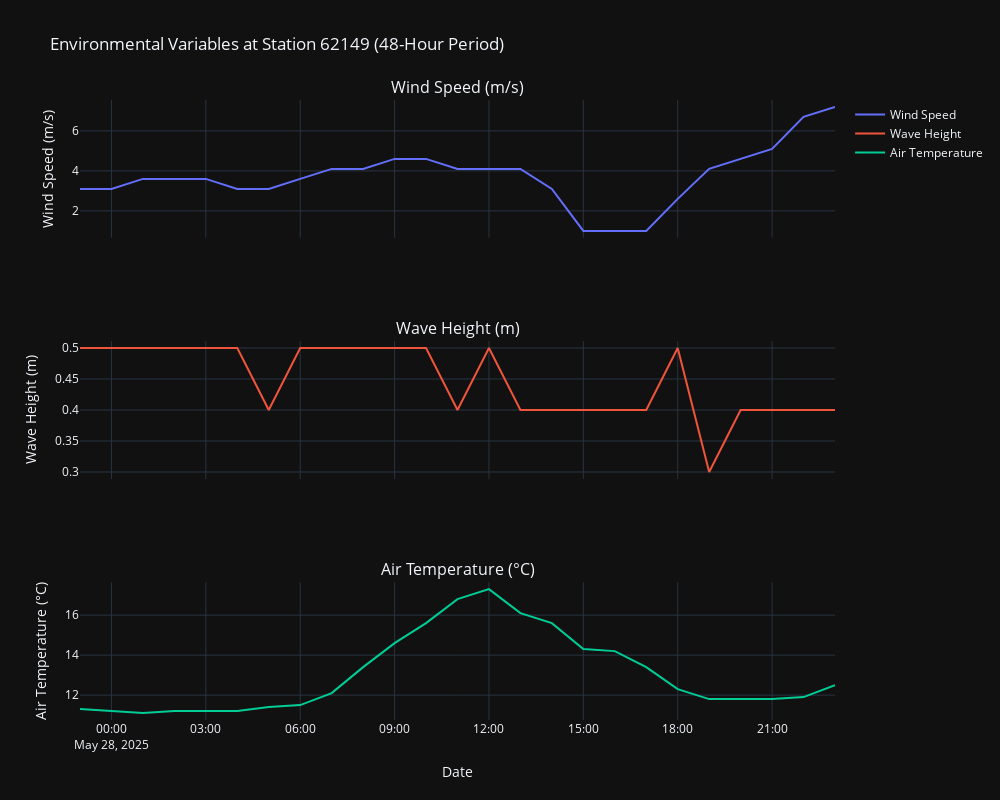

Here is the notebook cell this chart was saved with:
### Markdown cell above
**6.1. Interactive Plots for Key Variables**

### Code cell
# Create the subplot for all key variables
fig = make_subplots(rows=3, cols=1, shared_xaxes=True, subplot_titles=['Wind Speed (m/s)', 'Wave Height (m)', 'Air Temperature (°C)'])

# Add wind speed
fig.add_trace(go.Scatter(x=df.index, y=df['Wind Speed (m/s)'], mode='lines', name='Wind Speed'), row=1, col=1)

# Add wave height
fig.add_trace(go.Scatter(x=df.index, y=df['Wave Height (m)'], mode='lines', name='Wave Height'), row=2, col=1)

# Add air temperature
fig.add_trace(go.Scatter(x=df.index, y=df['Air Temperature (degC)'], mode='lines', name='Air Temperature'), row=3, col=1)

# Format layout
fig.update_layout(height=800, width=1000, title='Environmental Variables at Station 62149 (48-Hour Period)', template='plotly_dark')
fig.update_xaxes(title_text='Date', row=3, col=1)
fig.update_yaxes(title_text='Wind Speed (m/s)', row=1, col=1)
fig.update_yaxes(title_text='Wave Height (m)', row=2, col=1)
fig.update_yaxes(title_text='Air Temperature (°C)', row=3, col=1)

fig.show()

### Figure 1 — Plotly figure (JSON) as saved in the notebook; plotly's stock layout.template omitted (floating-point values rounded to 4 significant figures)
{"data": [{"mode": "lines", "name": "Wind Speed", "type": "scatter", "x": ["2025-05-28T23:00:00", "2025-05-28T22:00:00", "2025-05-28T21:00:00", "2025-05-28T20:00:00", "2025-05-28T19:00:00", "2025-05-28T18:00:00", "2025-05-28T17:00:00", "2025-05-28T16:00:00", "2025-05-28T15:00:00", "2025-05-28T14:00:00", "2025-05-28T13:00:00", "2025-05-28T12:00:00", "2025-05-28T11:00:00", "2025-05-28T10:00:00", "2025-05-28T09:00:00", "2025-05-28T08:00:00", "2025-05-28T07:00:00", "2025-05-28T06:00:00", "2025-05-28T05:00:00", "2025-05-28T04:00:00", "2025-05-28T03:00:00", "2025-05-28T02:00:00", "2025-05-28T01:00:00", "2025-05-28T00:00:00", "2025-05-27T23:00:00"], "xaxis": "x", "y": [7.2, 6.7, 5.1, 4.6, 4.1, 2.6, 1, 1, 1, 3.1, 4.1, 4.1, 4.1, 4.6, 4.6, 4.1, 4.1, 3.6, 3.1, 3.1, 3.6, 3.6, 3.6, 3.1, 3.1], "yaxis": "y"}, {"mode": "lines", "name": "Wave Height", "type": "scatter", "x": ["2025-05-28T23:00:00", "2025-05-28T22:00:00", "2025-05-28T21:00:00", "2025-05-28T20:00:00", "2025-05-28T19:00:00", "2025-05-28T18:00:00", "2025-05-28T17:00:00", "2025-05-28T16:00:00", "2025-05-28T15:00:00", "2025-05-28T14:00:00", "2025-05-28T13:00:00", "2025-05-28T12:00:00", "2025-05-28T11:00:00", "2025-05-28T10:00:00", "2025-05-28T09:00:00", "2025-05-28T08:00:00", "2025-05-28T07:00:00", "2025-05-28T06:00:00", "2025-05-28T05:00:00", "2025-05-28T04:00:00", "2025-05-28T03:00:00", "2025-05-28T02:00:00", "2025-05-28T01:00:00", "2025-05-28T00:00:00", "2025-05-27T23:00:00"], "xaxis": "x2", "y": [0.4, 0.4, 0.4, 0.4, 0.3, 0.5, 0.4, 0.4, 0.4, 0.4, 0.4, 0.5, 0.4, 0.5, 0.5, 0.5, 0.5, 0.5, 0.4, 0.5, 0.5, 0.5, 0.5, 0.5, 0.5], "yaxis": "y2"}, {"mode": "lines", "name": "Air Temperature", "type": "scatter", "x": ["2025-05-28T23:00:00", "2025-05-28T22:00:00", "2025-05-28T21:00:00", "2025-05-28T20:00:00", "2025-05-28T19:00:00", "2025-05-28T18:00:00", "2025-05-28T17:00:00", "2025-05-28T16:00:00", "2025-05-28T15:00:00", "2025-05-28T14:00:00", "2025-05-28T13:00:00", "2025-05-28T12:00:00", "2025-05-28T11:00:00", "2025-05-28T10:00:00", "2025-05-28T09:00:00", "2025-05-28T08:00:00", "2025-05-28T07:00:00", "2025-05-28T06:00:00", "2025-05-28T05:00:00", "2025-05-28T04:00:00", "2025-05-28T03:00:00", "2025-05-28T02:00:00", "2025-05-28T01:00:00", "2025-05-28T00:00:00", "2025-05-27T23:00:00"], "xaxis": "x3", "y": [12.5, 11.9, 11.8, 11.8, 11.8, 12.3, 13.4, 14.2, 14.3, 15.6, 16.1, 17.3, 16.8, 15.6, 14.6, 13.4, 12.1, 11.5, 11.4, 11.2, 11.2, 11.2, 11.1, 11.2, 11.3], "yaxis": "y3"}], "layout": {"annotations": [{"font": {"size": 16}, "showarrow": false, "text": "Wind Speed (m/s)", "x": 0.5, "xanchor": "center", "xref": "paper", "y": 1, "yanchor": "bottom", "yref": "paper"}, {"font": {"size": 16}, "showarrow": false, "text": "Wave Height (m)", "x": 0.5, "xanchor": "center", "xref": "paper", "y": 0.6111, "yanchor": "bottom", "yref": "paper"}, {"font": {"size": 16}, "showarrow": false, "text": "Air Temperature (°C)", "x": 0.5, "xanchor": "center", "xref": "paper", "y": 0.2222, "yanchor": "bottom", "yref": "paper"}], "height": 800, "title": {"text": "Environmental Variables at Station 62149 (48-Hour Period)"}, "width": 1000, "xaxis": {"anchor": "y", "autorange": true, "domain": [0, 1], "matches": "x3", "range": ["2025-05-27 23:00", "2025-05-28 23:00"], "showticklabels": false, "type": "date"}, "xaxis2": {"anchor": "y2", "autorange": true, "domain": [0, 1], "matches": "x3", "range": ["2025-05-27 23:00", "2025-05-28 23:00"], "showticklabels": false, "type": "date"}, "xaxis3": {"anchor": "y3", "autorange": true, "domain": [0, 1], "range": ["2025-05-27 23:00", "2025-05-28 23:00"], "title": {"text": "Date"}, "type": "date"}, "yaxis": {"anchor": "x", "autorange": true, "domain": [0.7778, 1], "range": [0.6556, 7.544], "title": {"text": "Wind Speed (m/s)"}, "type": "linear"}, "yaxis2": {"anchor": "x2", "autorange": true, "domain": [0.3889, 0.6111], "range": [0.2889, 0.5111], "title": {"text": "Wave Height (m)"}, "type": "linear"}, "yaxis3": {"anchor": "x3", "autorange": true, "domain": [0, 0.2222], "range": [10.76, 17.64], "title": {"text": "Air Temperature (°C)"}, "type": "linear"}}}
